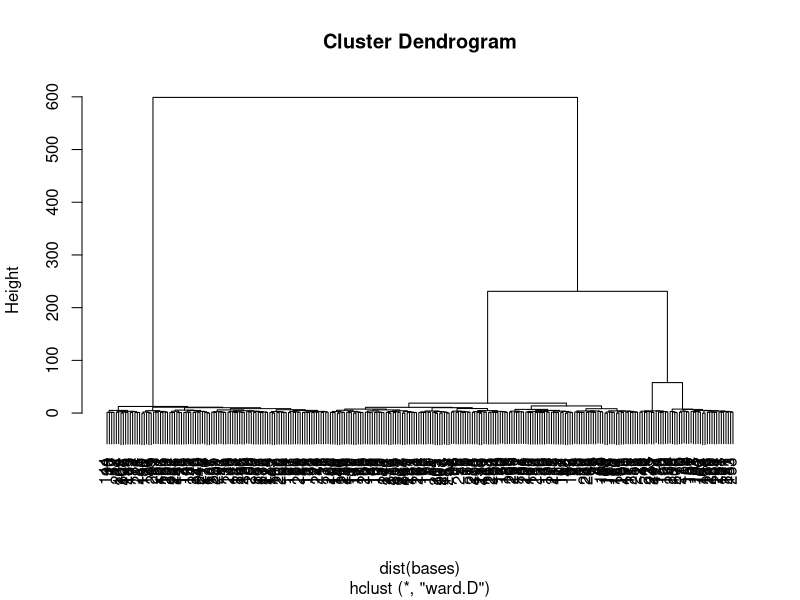
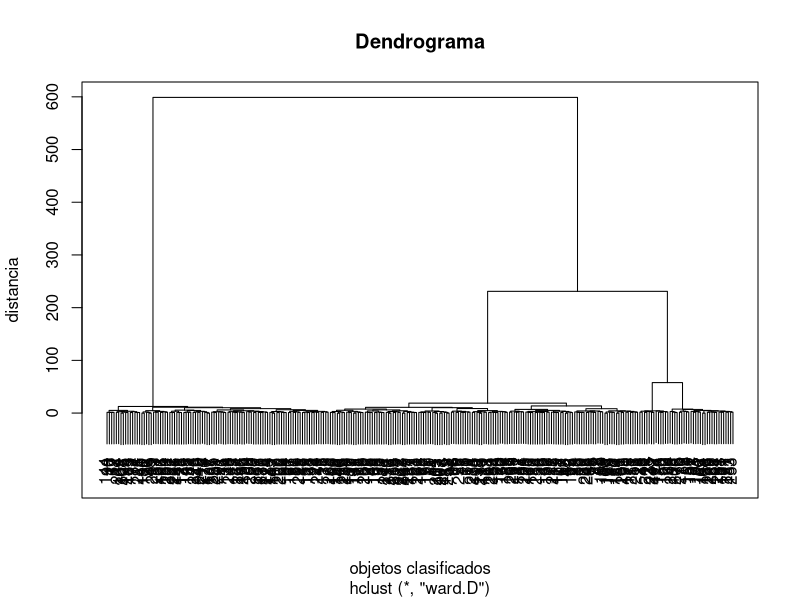
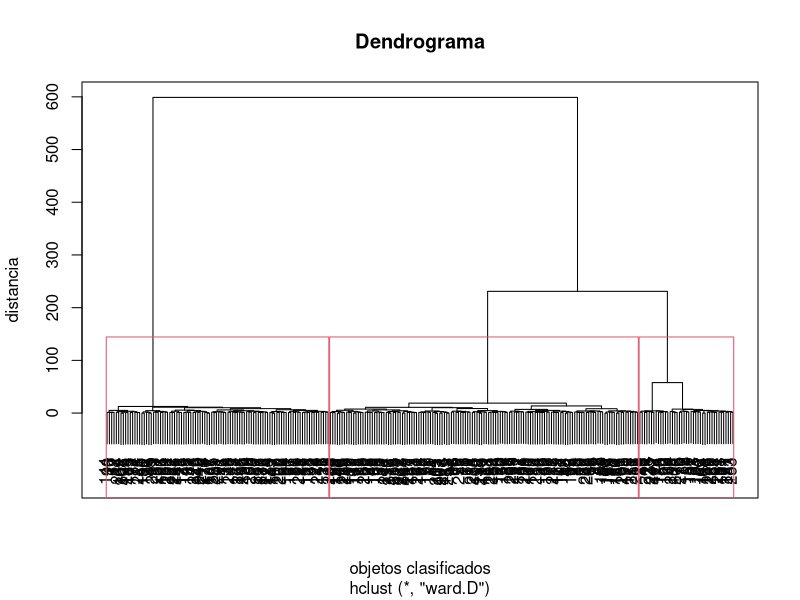
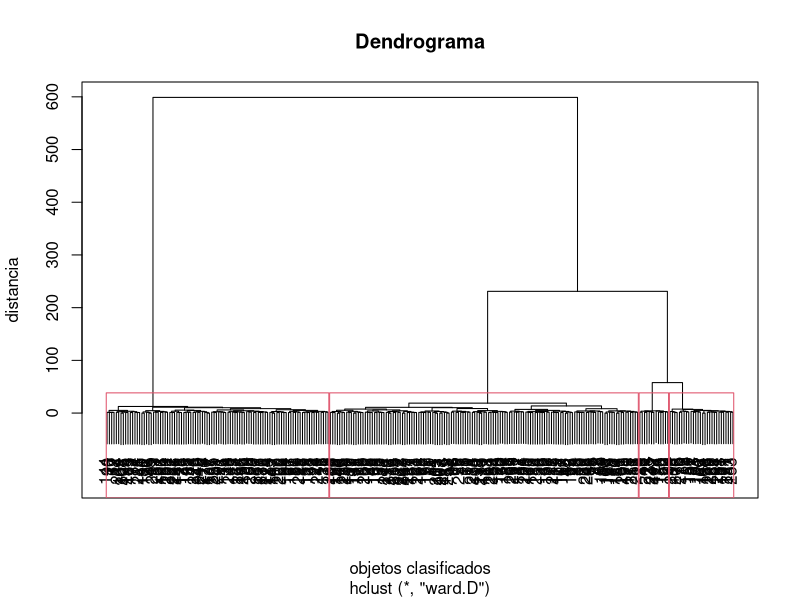
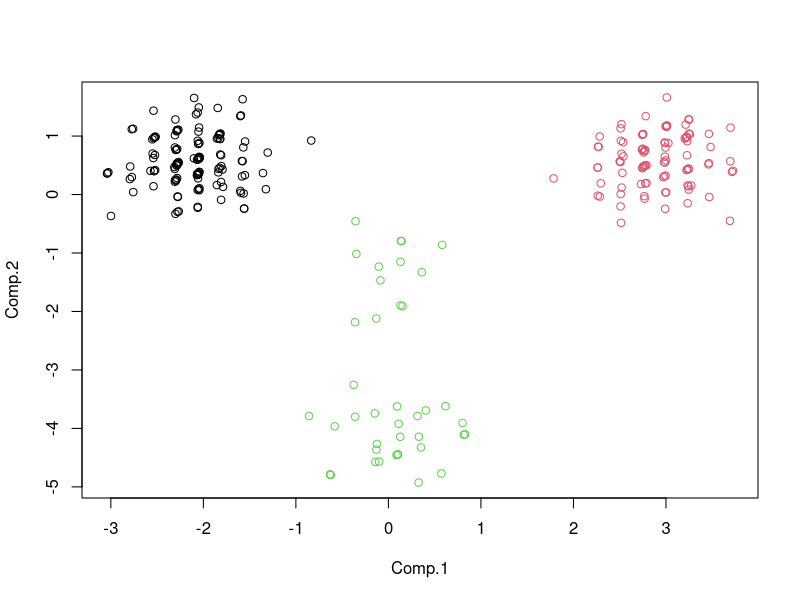
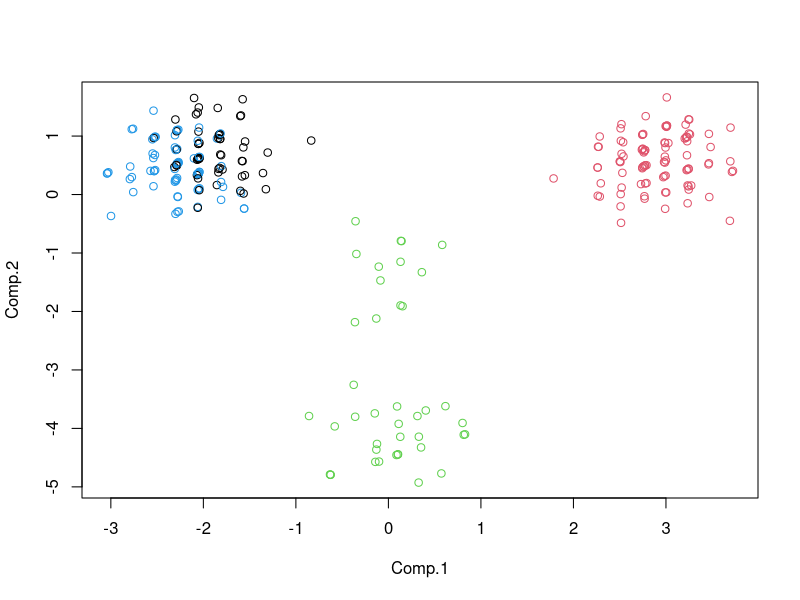
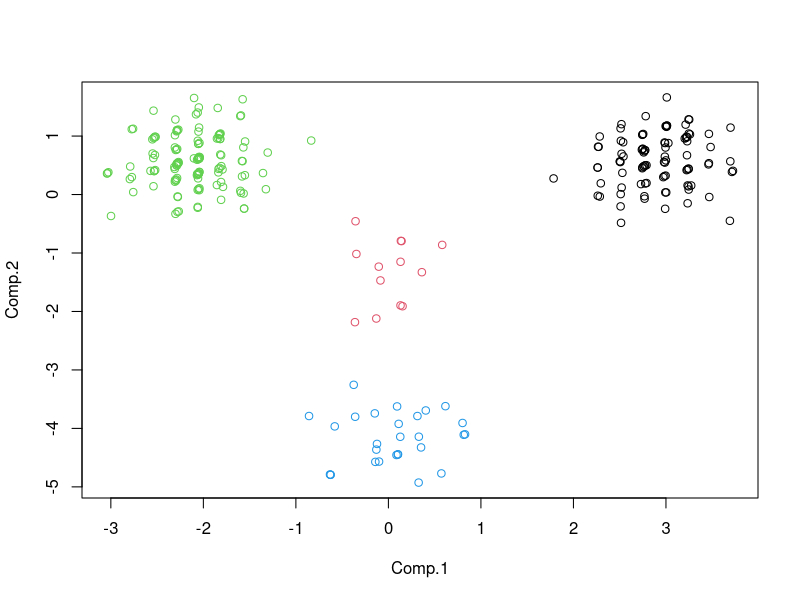
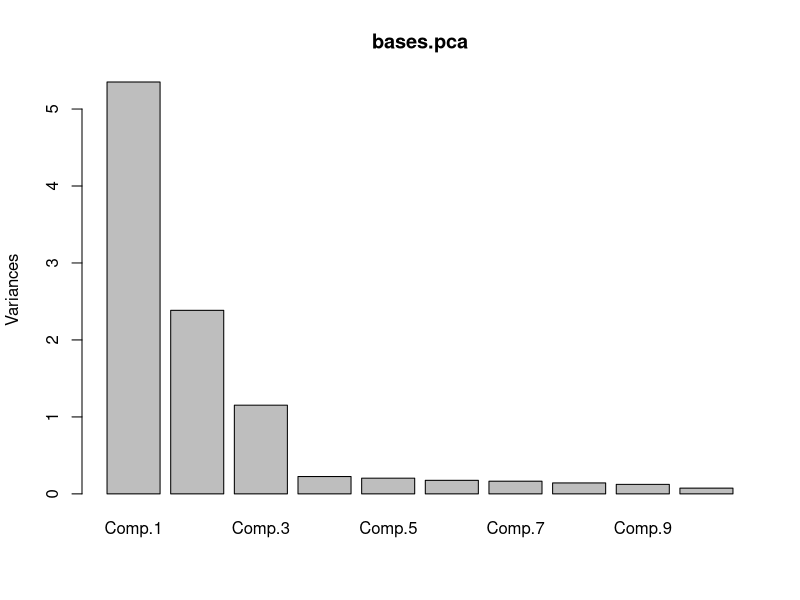

Recreate these plots in R, in order.
## ---- chunk 1
#utilizar file.choose() si no conocéis dónde se encuentra vuestro fichero
setwd("/Users/jlopezsi/Documents/github/mktg-models-projects")
kchospital <- read.table("hospital/hospital.txt", header = TRUE)
kcprefs <- read.table("hospital/hospital.prefs.txt", header = TRUE)
## ---- chunk 2
names(kchospital)
names(kcprefs)
## ---- chunk 3
bases <- kchospital[,c(11:20)]
names(bases)
## ---- chunk 4
bases.hclust<-hclust(dist(bases), method="ward")
plot(bases.hclust)
plot(bases.hclust, main="Dendrograma",ylab="distancia",xlab="objetos clasificados",frame.plot=TRUE)
## ---- chunk 5
plot(bases.hclust, main="Dendrograma",ylab="distancia",xlab="objetos clasificados",frame.plot=TRUE)
rect.hclust(bases.hclust, k=3, border=2)
## ---- chunk 6
plot(bases.hclust, main="Dendrograma",ylab="distancia",xlab="objetos clasificados",frame.plot=TRUE)
rect.hclust(bases.hclust, k=4, border=2)
## ---- chunk 7
bases.kmeans3<-kmeans(bases, 3)
## ---- chunk 8
library(MASS)
bases.pca<-princomp(bases, cor=T)
bases.puntos<-predict(bases.pca)
plot(bases.puntos[,1:2], col=bases.kmeans3$cluster)
## ---- chunk 9
bases.kmeans4<-kmeans(bases, 4)
plot(bases.puntos[,1:2], col=bases.kmeans4$cluster)
## ---- chunk 10
centros4<-tapply(as.matrix(bases), 
                 list(rep(cutree(bases.hclust, 4), 
                          ncol(as.matrix(bases))),
                      col(as.matrix(bases))
                      ),
                 mean)
options(digits=3)
centros4
## ---- chunk 11
bases.kmeans4<-kmeans(bases, centros4)
plot(bases.puntos[,1:2], col=bases.kmeans4$cluster)
## ---- chunk 12
cor(bases)
## ---- chunk 13
library(MASS)
bases.pca<-princomp(bases, cor=T)
summary(bases.pca)
bases.puntos<-predict(bases.pca)

## ---- chunk 14
screeplot(bases.pca)
## ---- chunk 15
bases.puntos<-predict(bases.pca)
## ---- chunk 16
eqscplot(bases.puntos, xlab="primer componente", ylab="segundo componente")
## ---- chunk 17
eqscplot(bases.puntos, xlab="primer componente", ylab="segundo componente")
## ---- chunk 18
bases.puntos.hclust<-hclust(dist(bases.puntos[,1:3]), method="ward")
plot(bases.puntos.hclust)
## ---- chunk 19
cutree(bases.puntos.hclust, 4)
## ---- chunk 20
bases.puntos3<-bases.puntos[,1:3]
head(bases.puntos3)

plot(bases.puntos.hclust, 
     main="Dendrograma PCA",
     labels=FALSE,
     ylab="distancia",
     xlab="objetos clasificados",
     frame.plot=TRUE
     )
rect.hclust(bases.puntos.hclust, k=4, border=2)
## ---- chunk 21
bases.puntos.kmeans<-kmeans(bases.puntos3, 4)
bases.puntos.kmeans$cluster
## ---- chunk 22
plot(bases.puntos[,1:2], col=bases.puntos.kmeans$cluster)
## ---- chunk 23
#points(bases.puntos.kmeans$centers, col=bases.puntos.kmeans$cluster, pch=8)
## ---- chunk 24
centros.puntos4<-tapply(bases.puntos3, 
                        list(rep(cutree(bases.puntos.hclust, 4),
                                 ncol(bases.puntos3)),
                             col(bases.puntos3)),
                        mean)
centros.puntos4
## ---- chunk 25
bases.puntos.kmeans4.c<-kmeans(bases.puntos3, centros.puntos4)


## ---- chunk 26

plot(bases.puntos[,1:2], col=bases.puntos.kmeans4.c$cluster)
points(bases.puntos.kmeans4.c$centers,col=1:2, pch=8)

## ---- chunk 27
library(cluster)
## ---- chunk 28
bases.cluster<-clara(bases, 2, metric="euclidean")
bases.cluster3<-clara(bases, 3, metric="euclidean")
bases.cluster4<-clara(bases, 4, metric="euclidean")
bases.cluster5<-clara(bases, 5, metric="euclidean")
clusplot(bases.cluster)
clusplot(bases.cluster3)
clusplot(bases.cluster4)
clusplot(bases.cluster5)
## ---- chunk 29
names(bases.cluster)
bases.cluster$silinfo$avg.width
bases.cluster3$silinfo$avg.width
bases.cluster4$silinfo$avg.width
bases.cluster5$silinfo$avg.width
## ---- chunk 30
#con componentes principales

bases.puntos.cluster<-clara(bases.puntos[,1:3],2,metric="euclidean")
bases.puntos.cluster3<-clara(bases.puntos[,1:3],3,metric="euclidean")
bases.puntos.cluster4<-clara(bases.puntos[,1:3],4,metric="euclidean")
bases.puntos.cluster5<-clara(bases.puntos[,1:3],5,metric="euclidean")

clusplot(bases.puntos.cluster)
clusplot(bases.puntos.cluster3)
clusplot(bases.puntos.cluster4)
clusplot(bases.puntos.cluster5)

bases.puntos.cluster$silinfo$avg.width
bases.puntos.cluster3$silinfo$avg.width
bases.puntos.cluster4$silinfo$avg.width
bases.puntos.cluster5$silinfo$avg.width
## ---- chunk 31
kchospital$clusterpca<-bases.puntos.cluster4$clustering
plot(bases.puntos[,1:2], col=bases.cluster4$clustering)
plot(bases.puntos[,1:2], col=bases.puntos.cluster4$clustering)

## ---- chunk 32
#write.table(kchospital, "kcclas.dat", quote = FALSE, sep = ",", row.names=F)
## ---- chunk 33
names(kchospital)

library(plyr)
library(dplyr)
descriptores<-kchospital[,c(43:47)]
head(descriptores) 

class(descriptores$SEXO)
descriptores$SEXO<-as.factor(descriptores$SEXO)
summary(descriptores$SEXO)

class(descriptores$ESTADOMA)
descriptores$ESTADOMA<-as.factor(descriptores$ESTADOMA)
summary(descriptores$ESTADOMA)

class(descriptores$EDAD)
descriptores$EDAD<-as.factor(descriptores$EDAD)
summary(descriptores$EDAD)

class(descriptores$NIVELEDU)
descriptores$NIVELEDU<-as.factor(descriptores$NIVELEDU)
summary(descriptores$NIVELEDU)

class(descriptores$INGRESOS)
descriptores$INGRESOS<-as.factor(descriptores$INGRESOS)
summary(descriptores$INGRESOS)

descriptores$SEXO <- revalue(descriptores$SEXO, c("0" ="Mujer", "1" = "Hombre"))
descriptores$ESTADOMA <- revalue(descriptores$ESTADOMA, 
                                 c("0" ="Casado", 
                                   "10"="Soltero", 
                                   "1" = "Otro")
                                 )
descriptores$EDAD <- revalue(descriptores$EDAD, 
                             c("0" ="<=25 años", 
                               "1"="55+", 
                               "10"="41-55", 
                               "100" = "26-40")
                             )
descriptores$NIVELEDU <- revalue(descriptores$NIVELEDU, 
                                 c("0" ="ESO", 
                                   "1"="Graduado Univ.", 
                                   "10"="Bachillerato +", 
                                   "100" = "Bachillerato")
                                 )
descriptores$INGRESOS <- revalue(descriptores$INGRESOS, 
                                 c("0" ="<=$100000", 
                                   "1"="$60000+", 
                                   "10"="$40001-60000", 
                                   "100" = "$30001-40000", 
                                   "1000"="$20001-30000", 
                                   "10000"= "$10001-20000")
                                 )


## ---- chunk 34
options(digits=3)
descriptores.tabla<- list( 
t(prop.table(table(bases.puntos.cluster4$clustering, descriptores$SEXO))),
t(prop.table(table(bases.puntos.cluster4$clustering, descriptores$ESTADOMA))),
t(prop.table(table(bases.puntos.cluster4$clustering, descriptores$EDAD))),
t(prop.table(table(bases.puntos.cluster4$clustering, descriptores$NIVELEDU))),
t(prop.table(table(bases.puntos.cluster4$clustering, descriptores$INGRESOS)))
)
do.call(rbind, descriptores.tabla)
## ---- chunk 35
#library(DiagrammeR)
#diagrama.causalidad <-DiagrammeR("
#  graph BT;
#    Cuidado.especializado --> Ventaja.competitiva;
#    Ventaja.competitiva --> Reconocimiento;
#    Reconocimiento -->Preferencia;
#    Preferencia --> Tasa.de.ocupacion;
#    Tasa.de.ocupacion--> Beneficio;
#")
#diagrama.causalidad
